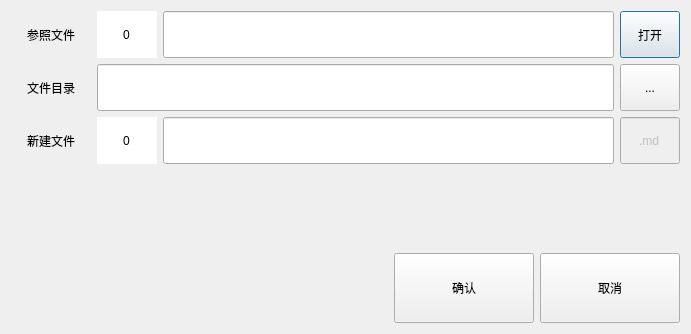
<?xml version="1.0" encoding="UTF-8"?>
<ui version="4.0">
 <class>get_markdown_dialog</class>
 <widget class="QDialog" name="get_markdown_dialog">
  <property name="geometry">
   <rect>
    <x>0</x>
    <y>0</y>
    <width>691</width>
    <height>334</height>
   </rect>
  </property>
  <property name="windowTitle">
   <string>Export Markdown</string>
  </property>
  <layout class="QVBoxLayout" name="verticalLayout_3">
   <item>
    <layout class="QHBoxLayout" name="horizontalLayout_3">
     <item>
      <layout class="QVBoxLayout" name="verticalLayout">
       <item>
        <widget class="QLabel" name="label_3">
         <property name="sizePolicy">
          <sizepolicy hsizetype="Preferred" vsizetype="Preferred">
           <horstretch>0</horstretch>
           <verstretch>0</verstretch>
          </sizepolicy>
         </property>
         <property name="minimumSize">
          <size>
           <width>80</width>
           <height>0</height>
          </size>
         </property>
         <property name="maximumSize">
          <size>
           <width>16777215</width>
           <height>16777215</height>
          </size>
         </property>
         <property name="text">
          <string>参照文件</string>
         </property>
         <property name="alignment">
          <set>Qt::AlignCenter</set>
         </property>
        </widget>
       </item>
       <item>
        <widget class="QLabel" name="label_4">
         <property name="sizePolicy">
          <sizepolicy hsizetype="Preferred" vsizetype="Preferred">
           <horstretch>0</horstretch>
           <verstretch>0</verstretch>
          </sizepolicy>
         </property>
         <property name="minimumSize">
          <size>
           <width>80</width>
           <height>0</height>
          </size>
         </property>
         <property name="maximumSize">
          <size>
           <width>16777215</width>
           <height>16777215</height>
          </size>
         </property>
         <property name="text">
          <string>文件目录</string>
         </property>
         <property name="alignment">
          <set>Qt::AlignCenter</set>
         </property>
        </widget>
       </item>
       <item>
        <widget class="QLabel" name="label_2">
         <property name="sizePolicy">
          <sizepolicy hsizetype="Preferred" vsizetype="Preferred">
           <horstretch>0</horstretch>
           <verstretch>0</verstretch>
          </sizepolicy>
         </property>
         <property name="minimumSize">
          <size>
           <width>80</width>
           <height>0</height>
          </size>
         </property>
         <property name="maximumSize">
          <size>
           <width>16777215</width>
           <height>16777215</height>
          </size>
         </property>
         <property name="text">
          <string>新建文件</string>
         </property>
         <property name="alignment">
          <set>Qt::AlignCenter</set>
         </property>
        </widget>
       </item>
      </layout>
     </item>
     <item>
      <layout class="QVBoxLayout" name="verticalLayout_2" stretch="1,1,1">
       <item>
        <layout class="QHBoxLayout" name="horizontalLayout_2" stretch="1,0,1">
         <item>
          <widget class="QSpinBox" name="numOldMarkdownSpinBox">
           <property name="sizePolicy">
            <sizepolicy hsizetype="Expanding" vsizetype="Expanding">
             <horstretch>0</horstretch>
             <verstretch>0</verstretch>
            </sizepolicy>
           </property>
           <property name="minimumSize">
            <size>
             <width>30</width>
             <height>30</height>
            </size>
           </property>
           <property name="maximumSize">
            <size>
             <width>60</width>
             <height>60</height>
            </size>
           </property>
           <property name="styleSheet">
            <string notr="true">QSpinBox::up-button,QSpinBox::down-button
{
	width:0px;
}</string>
           </property>
           <property name="alignment">
            <set>Qt::AlignCenter</set>
           </property>
           <property name="maximum">
            <number>200</number>
           </property>
          </widget>
         </item>
         <item>
          <widget class="QLineEdit" name="templeFileNameEdit">
           <property name="sizePolicy">
            <sizepolicy hsizetype="Expanding" vsizetype="Preferred">
             <horstretch>0</horstretch>
             <verstretch>0</verstretch>
            </sizepolicy>
           </property>
           <property name="minimumSize">
            <size>
             <width>0</width>
             <height>0</height>
            </size>
           </property>
           <property name="text">
            <string/>
           </property>
           <property name="readOnly">
            <bool>true</bool>
           </property>
          </widget>
         </item>
         <item>
          <widget class="QPushButton" name="openFilePbn">
           <property name="sizePolicy">
            <sizepolicy hsizetype="Preferred" vsizetype="Expanding">
             <horstretch>0</horstretch>
             <verstretch>0</verstretch>
            </sizepolicy>
           </property>
           <property name="minimumSize">
            <size>
             <width>30</width>
             <height>30</height>
            </size>
           </property>
           <property name="maximumSize">
            <size>
             <width>60</width>
             <height>60</height>
            </size>
           </property>
           <property name="text">
            <string>打开</string>
           </property>
          </widget>
         </item>
        </layout>
       </item>
       <item>
        <layout class="QHBoxLayout" name="horizontalLayout_4" stretch="0,1">
         <item>
          <widget class="QLineEdit" name="newFilePathEdit">
           <property name="sizePolicy">
            <sizepolicy hsizetype="Expanding" vsizetype="Preferred">
             <horstretch>0</horstretch>
             <verstretch>0</verstretch>
            </sizepolicy>
           </property>
           <property name="minimumSize">
            <size>
             <width>0</width>
             <height>0</height>
            </size>
           </property>
           <property name="text">
            <string/>
           </property>
           <property name="readOnly">
            <bool>false</bool>
           </property>
          </widget>
         </item>
         <item>
          <widget class="QToolButton" name="fileDirPbn">
           <property name="sizePolicy">
            <sizepolicy hsizetype="Preferred" vsizetype="Expanding">
             <horstretch>0</horstretch>
             <verstretch>0</verstretch>
            </sizepolicy>
           </property>
           <property name="minimumSize">
            <size>
             <width>30</width>
             <height>30</height>
            </size>
           </property>
           <property name="maximumSize">
            <size>
             <width>60</width>
             <height>60</height>
            </size>
           </property>
           <property name="text">
            <string>...</string>
           </property>
          </widget>
         </item>
        </layout>
       </item>
       <item>
        <layout class="QHBoxLayout" name="horizontalLayout" stretch="1,0,1">
         <item>
          <widget class="QSpinBox" name="numNewMarkdownSpinBox">
           <property name="sizePolicy">
            <sizepolicy hsizetype="Expanding" vsizetype="Expanding">
             <horstretch>0</horstretch>
             <verstretch>0</verstretch>
            </sizepolicy>
           </property>
           <property name="minimumSize">
            <size>
             <width>30</width>
             <height>30</height>
            </size>
           </property>
           <property name="maximumSize">
            <size>
             <width>60</width>
             <height>60</height>
            </size>
           </property>
           <property name="styleSheet">
            <string notr="true">QSpinBox::up-button,QSpinBox::down-button
{
	width:0px;
}</string>
           </property>
           <property name="alignment">
            <set>Qt::AlignCenter</set>
           </property>
           <property name="maximum">
            <number>200</number>
           </property>
          </widget>
         </item>
         <item>
          <widget class="QLineEdit" name="newFileNameEdit">
           <property name="sizePolicy">
            <sizepolicy hsizetype="Expanding" vsizetype="Preferred">
             <horstretch>0</horstretch>
             <verstretch>0</verstretch>
            </sizepolicy>
           </property>
           <property name="minimumSize">
            <size>
             <width>0</width>
             <height>0</height>
            </size>
           </property>
           <property name="text">
            <string/>
           </property>
           <property name="readOnly">
            <bool>false</bool>
           </property>
          </widget>
         </item>
         <item>
          <widget class="QLineEdit" name="newNameNumEdit_2">
           <property name="enabled">
            <bool>false</bool>
           </property>
           <property name="sizePolicy">
            <sizepolicy hsizetype="Preferred" vsizetype="Expanding">
             <horstretch>0</horstretch>
             <verstretch>0</verstretch>
            </sizepolicy>
           </property>
           <property name="minimumSize">
            <size>
             <width>30</width>
             <height>30</height>
            </size>
           </property>
           <property name="maximumSize">
            <size>
             <width>60</width>
             <height>60</height>
            </size>
           </property>
           <property name="text">
            <string>.md</string>
           </property>
           <property name="alignment">
            <set>Qt::AlignCenter</set>
           </property>
           <property name="readOnly">
            <bool>true</bool>
           </property>
          </widget>
         </item>
        </layout>
       </item>
      </layout>
     </item>
    </layout>
   </item>
   <item>
    <layout class="QVBoxLayout" name="verticalLayout_8">
     <item>
      <spacer name="verticalSpacer">
       <property name="orientation">
        <enum>Qt::Vertical</enum>
       </property>
       <property name="sizeHint" stdset="0">
        <size>
         <width>20</width>
         <height>15</height>
        </size>
       </property>
      </spacer>
     </item>
     <item>
      <layout class="QHBoxLayout" name="horizontalLayout_8">
       <item>
        <spacer name="horizontalSpacer_4">
         <property name="orientation">
          <enum>Qt::Horizontal</enum>
         </property>
         <property name="sizeHint" stdset="0">
          <size>
           <width>40</width>
           <height>20</height>
          </size>
         </property>
        </spacer>
       </item>
       <item>
        <widget class="QPushButton" name="yesPbn">
         <property name="sizePolicy">
          <sizepolicy hsizetype="Preferred" vsizetype="Fixed">
           <horstretch>0</horstretch>
           <verstretch>0</verstretch>
          </sizepolicy>
         </property>
         <property name="minimumSize">
          <size>
           <width>140</width>
           <height>70</height>
          </size>
         </property>
         <property name="maximumSize">
          <size>
           <width>16777215</width>
           <height>70</height>
          </size>
         </property>
         <property name="text">
          <string>确认</string>
         </property>
        </widget>
       </item>
       <item>
        <widget class="QPushButton" name="cancelPbn">
         <property name="sizePolicy">
          <sizepolicy hsizetype="Preferred" vsizetype="Fixed">
           <horstretch>0</horstretch>
           <verstretch>0</verstretch>
          </sizepolicy>
         </property>
         <property name="minimumSize">
          <size>
           <width>140</width>
           <height>70</height>
          </size>
         </property>
         <property name="maximumSize">
          <size>
           <width>16777215</width>
           <height>70</height>
          </size>
         </property>
         <property name="text">
          <string>取消</string>
         </property>
        </widget>
       </item>
      </layout>
     </item>
    </layout>
   </item>
  </layout>
 </widget>
 <resources/>
 <connections/>
</ui>
